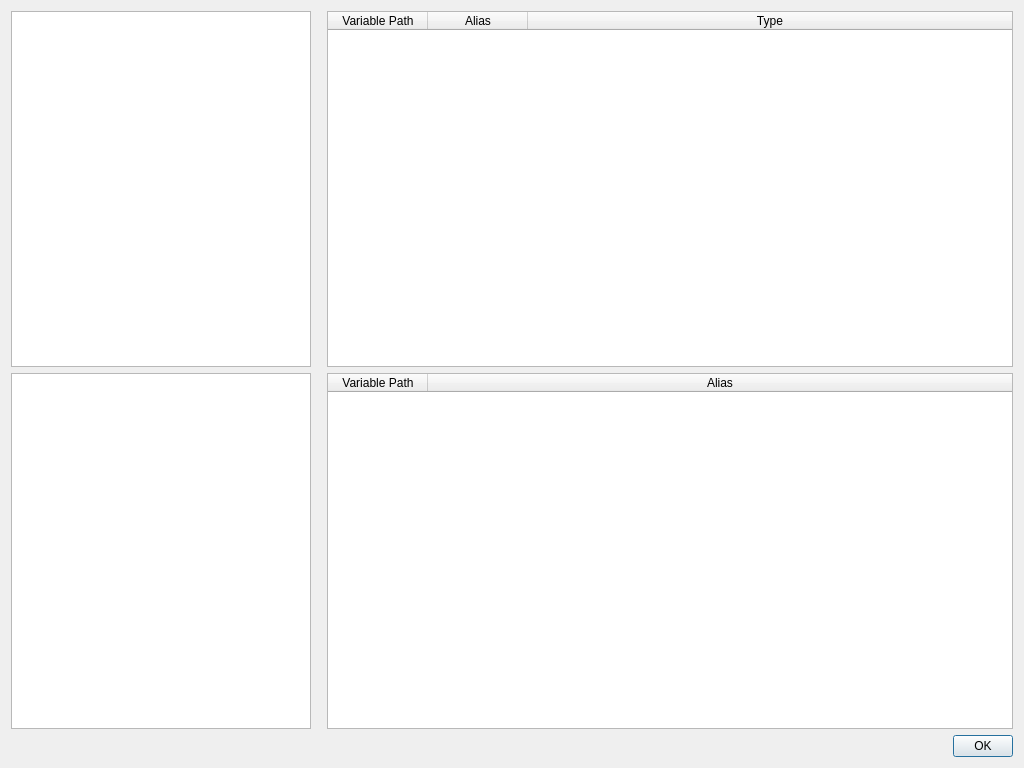
<?xml version="1.0" encoding="UTF-8"?>
<ui version="4.0">
 <class>Dialog</class>
 <widget class="QDialog" name="Dialog">
  <property name="geometry">
   <rect>
    <x>0</x>
    <y>0</y>
    <width>1024</width>
    <height>768</height>
   </rect>
  </property>
  <property name="windowTitle">
   <string>Dialog</string>
  </property>
  <layout class="QGridLayout" name="gridLayout">
   <item row="0" column="1">
    <spacer name="horizontalSpacer">
     <property name="orientation">
      <enum>Qt::Horizontal</enum>
     </property>
     <property name="sizeType">
      <enum>QSizePolicy::Fixed</enum>
     </property>
     <property name="sizeHint" stdset="0">
      <size>
       <width>10</width>
       <height>20</height>
      </size>
     </property>
    </spacer>
   </item>
   <item row="2" column="2">
    <layout class="QHBoxLayout" name="horizontalLayout_2">
     <item>
      <spacer name="horizontalSpacer_2">
       <property name="orientation">
        <enum>Qt::Horizontal</enum>
       </property>
       <property name="sizeHint" stdset="0">
        <size>
         <width>40</width>
         <height>20</height>
        </size>
       </property>
      </spacer>
     </item>
     <item>
      <widget class="QPushButton" name="pushButtonOK">
       <property name="maximumSize">
        <size>
         <width>60</width>
         <height>22</height>
        </size>
       </property>
       <property name="layoutDirection">
        <enum>Qt::LeftToRight</enum>
       </property>
       <property name="text">
        <string>OK</string>
       </property>
      </widget>
     </item>
    </layout>
   </item>
   <item row="0" column="2">
    <widget class="QTableWidget" name="tableWidgetInput">
     <property name="styleSheet">
      <string notr="true"/>
     </property>
     <property name="selectionBehavior">
      <enum>QAbstractItemView::SelectRows</enum>
     </property>
     <property name="sortingEnabled">
      <bool>true</bool>
     </property>
     <property name="rowCount">
      <number>0</number>
     </property>
     <attribute name="horizontalHeaderCascadingSectionResizes">
      <bool>false</bool>
     </attribute>
     <attribute name="horizontalHeaderStretchLastSection">
      <bool>true</bool>
     </attribute>
     <column>
      <property name="text">
       <string>Variable Path</string>
      </property>
     </column>
     <column>
      <property name="text">
       <string>Alias</string>
      </property>
     </column>
     <column>
      <property name="text">
       <string>Type</string>
      </property>
     </column>
    </widget>
   </item>
   <item row="1" column="2">
    <widget class="QTableWidget" name="tableWidgetOutput">
     <property name="selectionBehavior">
      <enum>QAbstractItemView::SelectRows</enum>
     </property>
     <property name="sortingEnabled">
      <bool>true</bool>
     </property>
     <attribute name="horizontalHeaderMinimumSectionSize">
      <number>61</number>
     </attribute>
     <attribute name="horizontalHeaderStretchLastSection">
      <bool>true</bool>
     </attribute>
     <column>
      <property name="text">
       <string>Variable Path</string>
      </property>
     </column>
     <column>
      <property name="text">
       <string>Alias</string>
      </property>
     </column>
    </widget>
   </item>
   <item row="0" column="0">
    <widget class="QTreeView" name="treeViewInput">
     <property name="minimumSize">
      <size>
       <width>300</width>
       <height>0</height>
      </size>
     </property>
     <property name="maximumSize">
      <size>
       <width>300</width>
       <height>16777215</height>
      </size>
     </property>
     <property name="styleSheet">
      <string notr="true"/>
     </property>
    </widget>
   </item>
   <item row="1" column="0">
    <widget class="QTreeView" name="treeViewOutput">
     <property name="minimumSize">
      <size>
       <width>300</width>
       <height>0</height>
      </size>
     </property>
     <property name="maximumSize">
      <size>
       <width>300</width>
       <height>16777215</height>
      </size>
     </property>
    </widget>
   </item>
  </layout>
 </widget>
 <resources/>
 <connections/>
</ui>
